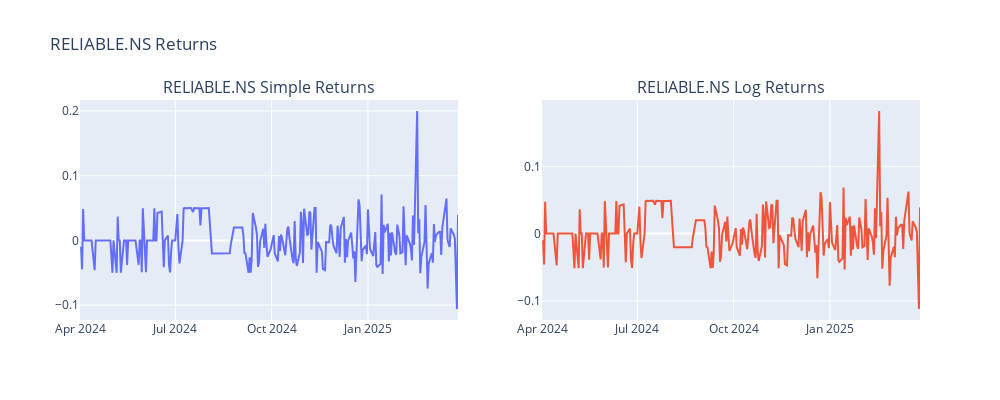

Notebook cell for this chart:
### Code cell
#Plotting the returns side by side
from plotly.subplots import make_subplots
import plotly.graph_objects as go

df.columns = ['_'.join(col).strip() if isinstance(col, tuple) else col for col in df.columns]
fig = make_subplots(rows=1, cols=2, subplot_titles=[f"{ticker} Simple Returns", f"{ticker} Log Returns"])
#Simple Return
fig.add_trace(
    go.Scatter(x=df.index, y=df['Simple Return_'], mode='lines', name='Simple Return'),
    row=1, col=1
)

# Log Return
fig.add_trace(
    go.Scatter(x=df.index, y=df['Log Return_'], mode='lines', name='Log Return'),
    row=1, col=2
)

fig.update_layout(
    title_text=f"{ticker} Returns",
    showlegend=False,
    height=400,
    width=1000,
)

fig.show()

### Figure 1 — Plotly figure (JSON) as saved in the notebook; plotly's stock layout.template omitted (floating-point values rounded to 4 significant figures; data arrays with more than 128 entries replaced by an {"elided": "..."} marker saying what was removed)
{"data": [{"mode": "lines", "name": "Simple Return", "type": "scatter", "x": {"elided": "248 str values"}, "xaxis": "x", "y": {"elided": "248 float values"}, "yaxis": "y"}, {"mode": "lines", "name": "Log Return", "type": "scatter", "x": {"elided": "248 str values"}, "xaxis": "x2", "y": {"elided": "248 float values"}, "yaxis": "y2"}], "layout": {"annotations": [{"font": {"size": 16}, "showarrow": false, "text": "RELIABLE.NS Simple Returns", "x": 0.225, "xanchor": "center", "xref": "paper", "y": 1, "yanchor": "bottom", "yref": "paper"}, {"font": {"size": 16}, "showarrow": false, "text": "RELIABLE.NS Log Returns", "x": 0.775, "xanchor": "center", "xref": "paper", "y": 1, "yanchor": "bottom", "yref": "paper"}], "height": 400, "showlegend": false, "title": {"text": "RELIABLE.NS Returns"}, "width": 1000, "xaxis": {"anchor": "y", "autorange": true, "domain": [0, 0.45], "range": ["2024-04-01", "2025-03-28"], "type": "date"}, "xaxis2": {"anchor": "y2", "autorange": true, "domain": [0.55, 1], "range": ["2024-04-01", "2025-03-28"], "type": "date"}, "yaxis": {"anchor": "x", "autorange": true, "domain": [0, 1], "range": [-0.123, 0.2169], "type": "linear"}, "yaxis2": {"anchor": "x2", "autorange": true, "domain": [0, 1], "range": [-0.1284, 0.1986], "type": "linear"}}}
